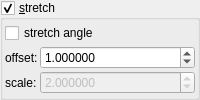
       <widget class="MyGroupBox" name="groupCheck_transf_function_enabledAw">
        <property name="toolTip">
         <string/>
        </property>
        <property name="title">
         <string>&amp;stretch</string>
        </property>
        <property name="checkable">
         <bool>true</bool>
        </property>
        <layout class="QVBoxLayout" name="verticalLayout_55">
         <property name="spacing">
          <number>2</number>
         </property>
         <property name="leftMargin">
          <number>2</number>
         </property>
         <property name="topMargin">
          <number>2</number>
         </property>
         <property name="rightMargin">
          <number>2</number>
         </property>
         <property name="bottomMargin">
          <number>2</number>
         </property>
         <item>
          <widget class="MyCheckBox" name="checkBox_transf_function_enabledAy">
           <property name="text">
            <string>stretch angle</string>
           </property>
          </widget>
         </item>
         <item>
          <layout class="QGridLayout" name="gridLayout_27" columnstretch="0,1">
           <property name="spacing">
            <number>2</number>
           </property>
           <item row="0" column="1">
            <widget class="MyDoubleSpinBox" name="spinbox_transf_offsetR_1">
             <property name="sizePolicy">
              <sizepolicy hsizetype="Minimum" vsizetype="Maximum">
               <horstretch>0</horstretch>
               <verstretch>0</verstretch>
              </sizepolicy>
             </property>
             <property name="prefix">
              <string/>
             </property>
             <property name="suffix">
              <string/>
             </property>
             <property name="decimals">
              <number>6</number>
             </property>
             <property name="minimum">
              <double>-99.998999999999995</double>
             </property>
             <property name="maximum">
              <double>99.998999999999995</double>
             </property>
             <property name="singleStep">
              <double>0.100000000000000</double>
             </property>
             <property name="value">
              <double>1.000000000000000</double>
             </property>
            </widget>
           </item>
           <item row="0" column="0">
            <widget class="QLabel" name="label_47">
             <property name="text">
              <string notr="true">offset:</string>
             </property>
            </widget>
           </item>
           <item row="1" column="1">
            <widget class="MyDoubleSpinBox" name="spinbox_transf_multiplier_scale_5">
             <property name="enabled">
              <bool>false</bool>
             </property>
             <property name="sizePolicy">
              <sizepolicy hsizetype="Minimum" vsizetype="Maximum">
               <horstretch>0</horstretch>
               <verstretch>0</verstretch>
              </sizepolicy>
             </property>
             <property name="prefix">
              <string/>
             </property>
             <property name="suffix">
              <string/>
             </property>
             <property name="decimals">
              <number>6</number>
             </property>
             <property name="minimum">
              <double>0.000000000000000</double>
             </property>
             <property name="maximum">
              <double>999.999000000000024</double>
             </property>
             <property name="singleStep">
              <double>0.100000000000000</double>
             </property>
             <property name="value">
              <double>2.000000000000000</double>
             </property>
            </widget>
           </item>
           <item row="1" column="0">
            <widget class="QLabel" name="label_48">
             <property name="text">
              <string notr="true">scale:</string>
             </property>
            </widget>
           </item>
          </layout>
         </item>
        </layout>
       </widget>
